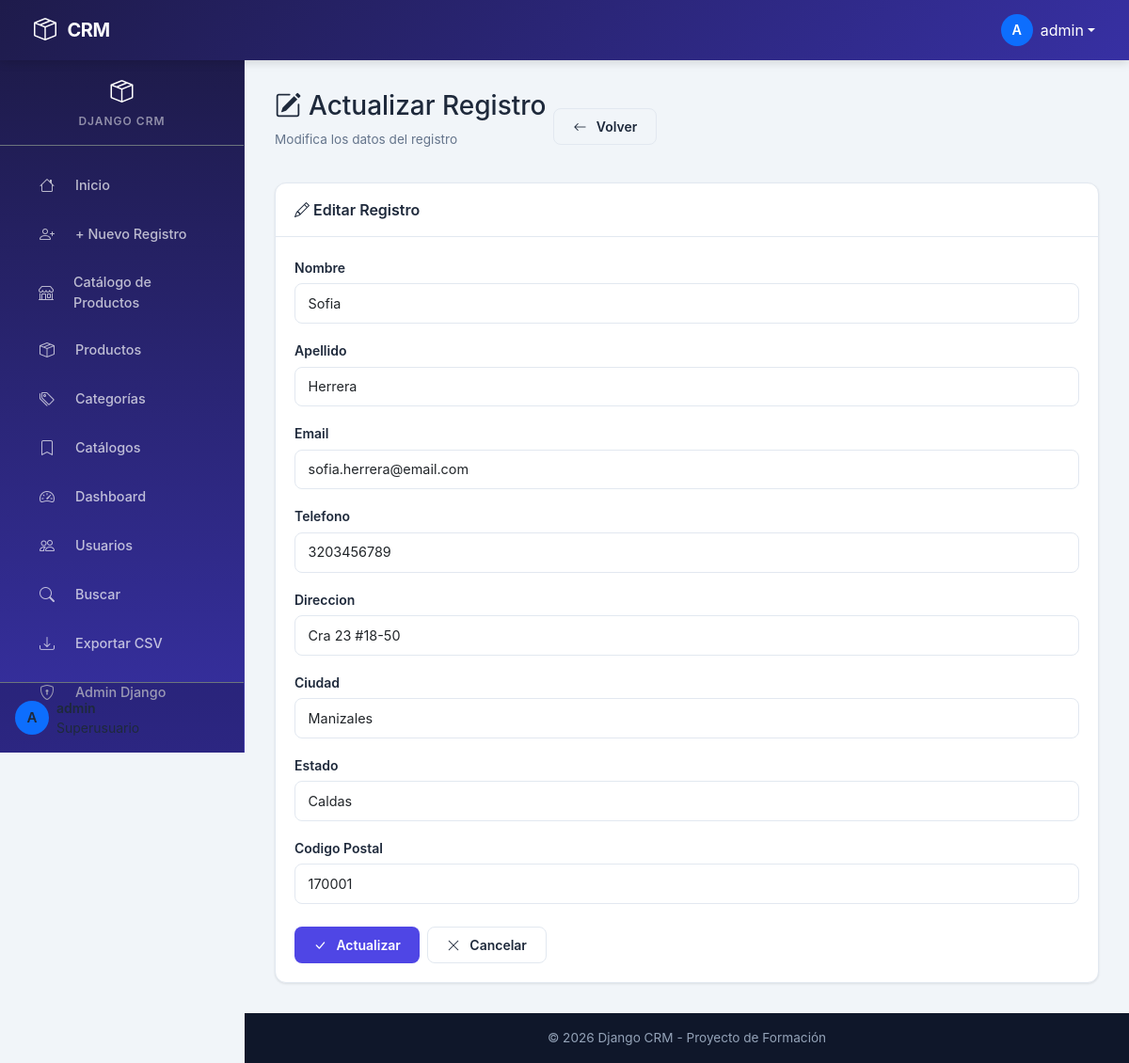
The app's page /update_record/32/ (signed in) with its own data.
### website/models.py (models this page shows, shortened)
class Record(BaseModel):
    first_name = models.CharField(max_length=50)
    last_name = models.CharField(max_length=50)
    email = models.EmailField(max_length=100)
    phone = models.CharField(max_length=15)
    address = models.CharField(max_length=100)
    city = models.CharField(max_length=50)
    state = models.CharField(max_length=50)
    zip_code = models.CharField(max_length=10)

### website/views.py (the view)
# urls.py: path('update_record/<str:pk>/', views.update_record, name='update_record'),
@login_required
def update_record(request: HttpRequest, pk: str) -> HttpResponse:
    current_record: Record = get_object_or_404(Record, id=pk)
    form: RecordForm = RecordForm(request.POST or None, instance=current_record)
    if form.is_valid():
        form.save()
        messages.success(request, "Registro actualizado correctamente")
        return redirect("home")
    return render(request, "update_record.html", {"form": form})

### usuarios/models.py (called while the page is built)
    @property
    def rol(self):
        return self._rol

### website/templatetags/nav_extras.py (called while the page is built)
@register.simple_tag(takes_context=True)
def active_link(context, url_name):
    request: HttpRequest = context.get("request")
    if request and request.resolver_match and request.resolver_match.url_name == url_name:
        return "active"
    return ""

@register.simple_tag(takes_context=True)
def user_has_role(context, *roles):
    request = context.get("request")
    if not request or not request.user.is_authenticated:
        return False
    try:
        profile = request.user.profile
        return profile.rol in roles
    except Exception:
        return False

@register.simple_tag(takes_context=True)
def user_is_superuser(context):
    request = context.get("request")
    return request and request.user.is_authenticated and request.user.is_superuser

### website/templates/update_record.html (shortened to what this page needs)
{% extends 'base.html' %}
{% block content %}
<div class="animate-fade-in">
    <div class="section-title">
        <div>
            <h3><i class="bi bi-pencil-square me-2"></i>Actualizar Registro</h3>
            <p class="subtitle">Modifica los datos del registro</p>
        </div>
        <a href="{% url 'home' %}" class="btn btn-crm btn-crm-outline">
            <i class="bi bi-arrow-left me-1"></i>Volver
        </a>
    </div>
    <div class="card-crm">
        <div class="card-header">
            <i class="bi bi-pencil me-1"></i>Editar Registro
        </div>
        <div class="card-body">
            <form method="post" action="" class="form-crm">
                {% for field in form %}
                <div class="mb-3">
                    <label for="{{ field.id_for_label }}" class="form-label">{{ field.label }}</label>
                    {{ field }}
                </div>
                {% endfor %}
                <div class="d-flex gap-2 mt-4">
                    <button type="submit" class="btn btn-crm btn-crm-primary">
                        <i class="bi bi-check-lg me-1"></i>Actualizar
                    </button>
                    <a href="{% url 'home' %}" class="btn btn-crm btn-crm-outline">
                        <i class="bi bi-x-lg me-1"></i>Cancelar
                    </a>
                </div>
            </form>
        </div>
    </div>
</div>
{% endblock %}

### website/templates/navbar.html (shortened to what this page needs)
<nav class="navbar navbar-crm navbar-expand-lg sticky-top">
    <div class="container-fluid">
        <a class="navbar-brand" href="{% url 'home' %}">
            <i class="bi bi-box-seam me-1"></i> CRM
        </a>
        <div class="d-flex align-items-center ms-auto">
            {% if user.is_authenticated %}
            <div class="dropdown">
                <a class="text-white text-decoration-none d-flex align-items-center dropdown-toggle" href="#" id="userDropdown" role="button" data-bs-toggle="dropdown" aria-expanded="false">
                    <span class="avatar rounded-circle d-flex align-items-center justify-content-center me-2" style="width: 34px; height: 34px; background: var(--bs-primary, #0d6efd); font-weight: 600; font-size: 0.9rem;">
                        {{ user.username|first|upper }}
                    </span>
                    <span class="d-none d-md-inline">{{ user.username }}</span>
                </a>
            </div>
            {% else %}
            <div class="d-flex gap-2 d-none d-lg-flex">
                <a class="btn btn-outline-light btn-sm" href="{% url 'register' %}"><i class="bi bi-person me-1"></i>Registrar</a>
                <a class="btn btn-crm btn-sm" href="{% url 'login' %}"><i class="bi bi-box-arrow-in-right me-1"></i>Iniciar Sesión</a>
            </div>
            {% endif %}
        </div>
    </div>
</nav>

### website/templates/sidebar.html (shortened to what this page needs)
{% if user.is_authenticated %}
<div class="d-none d-lg-flex flex-column sidebar-crm">
    <div class="sidebar-header text-center py-3 border-bottom border-secondary">
        <a href="{% url 'home' %}" class="text-white text-decoration-none">
            <i class="bi bi-box-seam fs-4"></i>
            <span class="d-block small fw-semibold mt-1">Django CRM</span>
        </a>
    </div>
    {% include 'sidebar_menu.html' %}
    <div class="sidebar-footer mt-auto p-3 border-top border-secondary">
        <div class="d-flex align-items-center">
            <span class="avatar rounded-circle d-flex align-items-center justify-content-center me-2 flex-shrink-0" style="width: 36px; height: 36px; background: var(--bs-primary, #0d6efd); font-weight: 600; font-size: 0.95rem;">
                {{ user.username|first|upper }}
            </span>
            <div class="text-truncate">
                <div class="small fw-semibold text-truncate">{{ user.username }}</div>
                <div class="small text-secondary-emphasis text-truncate">
                </div>
            </div>
        </div>
    </div>
</div>
{% endif %}

### website/templates/static/css/custom.css (style rules this page uses)
:root { --primary: #4F46E5; --primary-dark: #3730A3; --primary-light: #818CF8; --secondary: #0EA5E9; --accent: #F59E0B; --success: #10B981; --danger: #EF4444; --warning: #F59E0B; --info: #06B6D4; --dark: #0F172A; --dark-sidebar: #1E1B4B; --dark-sidebar-hover: #312E81; --body-bg: #F1F5F9; --card-bg: #FFFFFF; --text-primary: #1E293B; --text-secondary: #64748B; --text-muted: #94A3B8; --border-color: #E2E8F0; --sidebar-width: 260px; --sidebar-collapsed: 0px; --navbar-height: 64px; --radius: 12px; --radius-sm: 8px; --radius-lg: 16px; --shadow: 0 1px 3px rgba(0,0,0,0.06), 0 1px 2px rgba(0,0,0,0.04); --shadow-md: 0 4px 6px rgba(0,0,0,0.05), 0 10px 15px rgba(0,0,0,0.03); --shadow-lg: 0 10px 25px rgba(0,0,0,0.08); --transition: all 0.3s cubic-bezier(0.4, 0, 0.2, 1); --font-sans: 'Inter', -apple-system, BlinkMacSystemFont, 'Segoe UI', system-ui, sans-serif; --glow-rgb: 99 102 241; --cool-star-rgb: 99 102 241; --cool-dark-rgb: 55 48 163; --cool-bg-rgb: 15 23 42; }
* { box-sizing: border-box; }
body { font-family: var(--font-sans); background: var(--body-bg); color: var(--text-primary); min-height: 100vh; margin: 0; padding: 0; }
.navbar-crm { background: linear-gradient(135deg, var(--dark-sidebar) 0%, var(--primary-dark) 100%) !important; min-height: var(--navbar-height); padding: 0 1.5rem; box-shadow: 0 2px 10px rgba(0,0,0,0.15); z-index: 1030; }
.navbar-crm .navbar-brand { font-weight: 700; font-size: 1.25rem; letter-spacing: -0.5px; color: #fff; display: flex; align-items: center; gap: 0.5rem; }
.navbar-crm .navbar-brand i { font-size: 1.5rem; }
.navbar-crm .avatar { width: 36px; height: 36px; border-radius: 50%; background: var(--primary-light); display: flex; align-items: center; justify-content: center; color: #fff; font-weight: 700; font-size: 0.9rem; }
.sidebar-crm { position: fixed; top: var(--navbar-height); left: 0; width: var(--sidebar-width); height: calc(100vh - var(--navbar-height)); background: linear-gradient(180deg, var(--dark-sidebar) 0%, var(--primary-dark) 100%); z-index: 1020; overflow-y: auto; overflow-x: hidden; transition: var(--transition); border-right: 1px solid rgba(255,255,255,0.05); }
.sidebar-crm .sidebar-header { padding: 1rem 1.25rem; border-bottom: 1px solid rgba(255,255,255,0.08); margin-bottom: 0.5rem; }
.sidebar-crm .sidebar-header span { color: rgba(255,255,255,0.5); font-size: 0.75rem; text-transform: uppercase; letter-spacing: 1px; font-weight: 600; }
.sidebar-crm .sidebar-footer { position: sticky; bottom: 0; padding: 1rem; background: rgba(0,0,0,0.2); border-top: 1px solid rgba(255,255,255,0.08); }
.card-crm { background: var(--card-bg); border: 1px solid var(--border-color); border-radius: var(--radius); box-shadow: var(--shadow); transition: var(--transition); }
.card-crm .card-header { background: transparent; border-bottom: 1px solid var(--border-color); padding: 1rem 1.25rem; font-weight: 600; font-size: 1rem; }
.card-crm .card-body { padding: 1.25rem; }
.form-crm .form-label { font-weight: 600; font-size: 0.875rem; color: var(--text-primary); margin-bottom: 0.4rem; }
.form-crm .form-control { border: 1.5px solid var(--border-color); border-radius: var(--radius-sm); padding: 0.6rem 0.85rem; font-size: 0.9rem; transition: var(--transition); }
.btn-crm { padding: 0.5rem 1.25rem; border-radius: var(--radius-sm); font-weight: 600; font-size: 0.875rem; transition: var(--transition); border: none; cursor: pointer; display: inline-flex; align-items: center; gap: 0.4rem; }
.btn-crm-primary { background: var(--primary); color: #fff; }
.btn-crm-outline { background: transparent; border: 1.5px solid var(--border-color); color: var(--text-primary); }
.section-title { font-size: 1.35rem; font-weight: 700; color: var(--text-primary); margin-bottom: 1.25rem; display: flex; align-items: center; gap: 0.5rem; }
.section-title .subtitle { font-size: 0.85rem; font-weight: 400; color: var(--text-secondary); }
.animate-fade-in { animation: fadeIn 0.4s ease; }

### records on screen
Record: form "Sofia" "Herrera" "sofia.herrera@email.com" "3203456789" "Cra 23 #18-50" "Manizales" "Caldas" "170001"

### other values on screen
{{ user.username|first|upper }} "A"
{{ user.username }} "admin"
{{ field.label }} "Nombre" "Apellido" "Email" "Telefono" "Direccion" "Ciudad" "Estado" "Codigo Postal"
